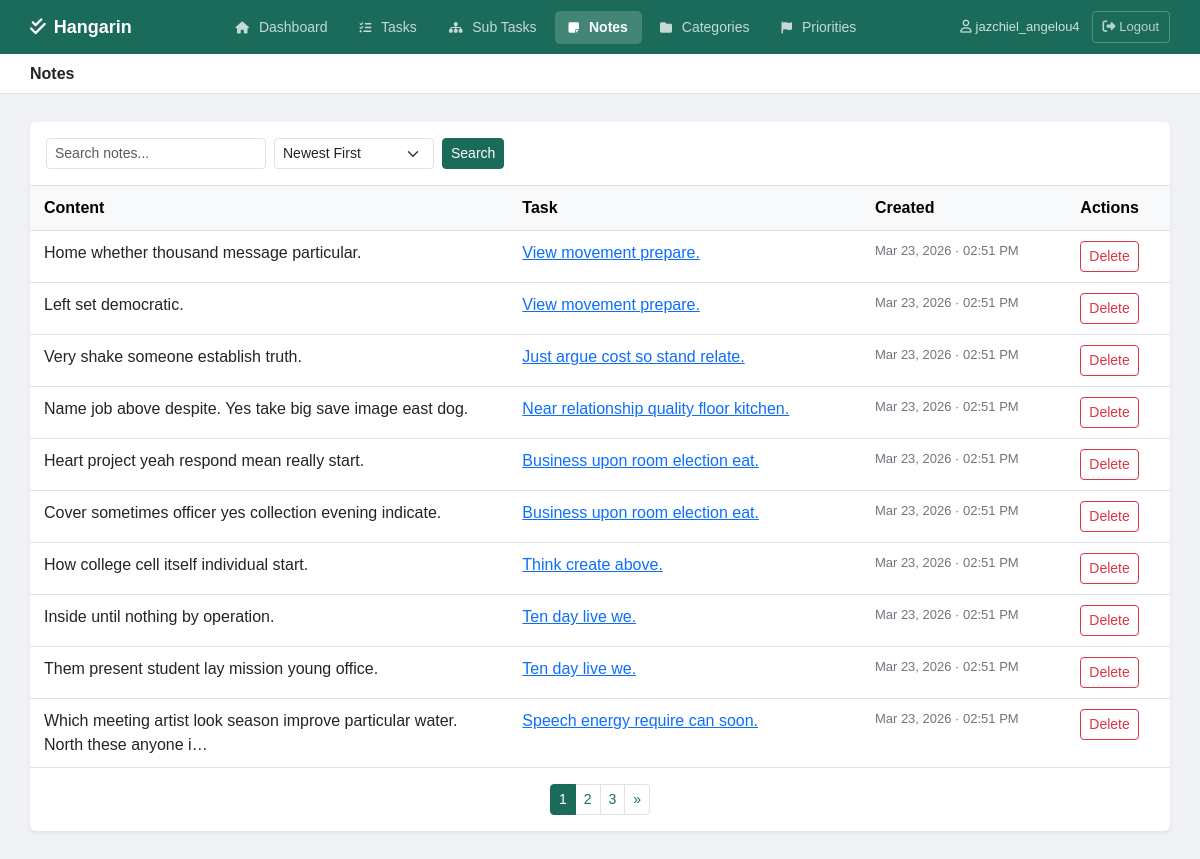
The page /notes/ (signed in) on the database its author committed.
### tasks/models.py (models this page shows, shortened)
class BaseModel(models.Model):
    created_at = models.DateTimeField(auto_now_add=True)
    updated_at = models.DateTimeField(auto_now=True)
    class Meta:
        abstract = True

class Note(BaseModel):
    task = models.ForeignKey(Task, on_delete=models.CASCADE, related_name='notes')
    content = models.TextField()
    class Meta:
        verbose_name = "Note"
        verbose_name_plural = "Notes"

class Task(BaseModel):
    STATUS_CHOICES = [
        ("Pending", "Pending"),
        ("In Progress", "In Progress"),
        ("Completed", "Completed"),
    ]
    title = models.CharField(max_length=255)
    description = models.TextField(blank=True, null=True)
    deadline = models.DateTimeField(blank=True, null=True)
    status = models.CharField(
        max_length=50,
        choices=STATUS_CHOICES,
        default="Pending"
    )
    category = models.ForeignKey(Category, on_delete=models.SET_NULL, null=True, blank=True)
    priority = models.ForeignKey(Priority, on_delete=models.SET_NULL, null=True, blank=True)
    user = models.ForeignKey(User, on_delete=models.CASCADE, null=True, blank=True)
    class Meta:
        verbose_name = "Task"
        verbose_name_plural = "Tasks"

### tasks/views.py (the view)
# urls.py: path('notes/', views.note_list, name='note_list'),
@login_required
def note_list(request):
    notes = Note.objects.filter(task__user=request.user).order_by('-created_at')
    query = request.GET.get('q', '')
    if query:
        notes = notes.filter(content__icontains=query)
    sort_by = request.GET.get('sort', '-created_at')
    if sort_by == 'oldest':
        notes = notes.order_by('created_at')
    else:
        notes = notes.order_by('-created_at')
    paginator = Paginator(notes, 10)
    page_obj = paginator.get_page(request.GET.get('page'))
    return render(request, 'tasks/note_list.html', {
        'page_obj': page_obj,
        'query': query,
        'sort_by': sort_by,
        'active_page': 'notes',
    })

### templates/tasks/note_list.html (shortened to what this page needs)
{% extends 'tasks/base.html' %}
{% block page_title %}Notes{% endblock %}
{% block content %}
<div class="card border-0 shadow-sm">
    <div class="card-body p-0">
        <div class="p-3 border-bottom d-flex gap-2 align-items-center">
            <form method="get" class="d-flex gap-2 align-items-center flex-wrap">
                <input type="text" name="q" value="{{ query }}" placeholder="Search notes..." class="form-control form-control-sm" style="width:220px;">
                <select name="sort" class="form-select form-select-sm" style="width:160px;" onchange="this.form.submit()">
                    <option value="-created_at" {% if sort_by == '-created_at' %}selected{% endif %}>Newest First</option>
                </select>
                <button type="submit" class="btn btn-primary btn-sm">Search</button>
            </form>
        </div>
        {% if page_obj.object_list %}
        <table class="table table-hover mb-0">
            <thead class="table-light">
                <tr>
                    <th>Content</th>
                    <th>Task</th>
                    <th>Created</th>
                    <th>Actions</th>
                </tr>
            </thead>
            <tbody>
                {% for note in page_obj %}
                <tr>
                    <td style="max-width:400px;">{{ note.content|truncatechars:80 }}</td>
                    <td>
                        <a href="{% url 'task_detail' note.task.pk %}">{{ note.task.title }}</a>
                    </td>
                    <td style="font-size:13px; color:#6c757d;">{{ note.created_at|date:"M d, Y · h:i A" }}</td>
                    <td>
                        <form method="post" action="{% url 'note_delete' note.pk %}" style="display:inline;">
                            <button type="submit" class="btn btn-outline-danger btn-sm" onclick="return confirm('Delete this note?')">Delete</button>
                        </form>
                    </td>
                </tr>
                {% endfor %}
            </tbody>
        </table>
        {% if page_obj.has_other_pages %}
        <div class="d-flex justify-content-center p-3">
            <nav>
                <ul class="pagination pagination-sm mb-0">
                    {% for num in page_obj.paginator.page_range %}
                        {% if page_obj.number == num %}
                        <li class="page-item active"><span class="page-link">{{ num }}</span></li>
                        {% elif num > page_obj.number|add:'-3' and num < page_obj.number|add:'3' %}
                        <li class="page-item"><a class="page-link" href="?page={{ num }}&q={{ query }}&sort={{ sort_by }}">{{ num }}</a></li>
                        {% endif %}
                    {% endfor %}
                    {% if page_obj.has_next %}
                    <li class="page-item"><a class="page-link" href="?page={{ page_obj.next_page_number }}&q={{ query }}&sort={{ sort_by }}">»</a></li>
                    {% endif %}
                </ul>
            </nav>
        </div>
        {% endif %}
        {% else %}
        <div class="text-center py-5 text-muted">
            <i class="fa-solid fa-note-sticky fa-2x mb-3 opacity-25"></i>
            <p>No notes found.</p>
        </div>
        {% endif %}
    </div>
</div>
{% endblock %}

### templates/tasks/base.html (shortened to what this page needs)
{% load pwa %}
<!DOCTYPE html>
<html lang="en">
<head>
    <link href="https://cdn.jsdelivr.net/npm/bootstrap@5.3.0/dist/css/bootstrap.min.css" rel="stylesheet">
    <link rel="stylesheet" href="https://cdnjs.cloudflare.com/ajax/libs/font-awesome/6.5.0/css/all.min.css">
</head>
<body>
<div class="top-navbar">
    <a href="{% url 'dashboard' %}" class="brand">
        <i class="fa-solid fa-check-double"></i> Hangarin
    </a>
    <nav>
        <a href="{% url 'dashboard' %}" class="nav-item {% if active_page == 'dashboard' %}active{% endif %}">
            <i class="fa-solid fa-house"></i> Dashboard
        </a>
        <a href="{% url 'task_list' %}" class="nav-item {% if active_page == 'tasks' %}active{% endif %}">
            <i class="fa-solid fa-list-check"></i> Tasks
        </a>
        <a href="{% url 'subtask_list' %}" class="nav-item {% if active_page == 'subtasks' %}active{% endif %}">
            <i class="fa-solid fa-sitemap"></i> Sub Tasks
        </a>
        <a href="{% url 'note_list' %}" class="nav-item {% if active_page == 'notes' %}active{% endif %}">
            <i class="fa-solid fa-note-sticky"></i> Notes
        </a>
        <a href="{% url 'category_list' %}" class="nav-item {% if active_page == 'categories' %}active{% endif %}">
            <i class="fa-solid fa-folder"></i> Categories
        </a>
        <a href="{% url 'priority_list' %}" class="nav-item {% if active_page == 'priorities' %}active{% endif %}">
            <i class="fa-solid fa-flag"></i> Priorities
        </a>
    </nav>
    <div class="user-area">
        {% if user.is_authenticated %}
        <span><i class="fa-regular fa-user" style="margin-right:4px;"></i>{{ user.username }}</span>
        <form method="post" action="{% url 'logout' %}" style="margin:0;padding:0;">
            <button type="submit" class="logout-btn">
                <i class="fa-solid fa-right-from-bracket"></i> Logout
            </button>
        </form>
        {% endif %}
    </div>
</div>
<div class="subbar">
    <h5>{% block page_title %}Dashboard{% endblock %}</h5>
</div>
<div class="content-area">
    {% block content %}{% endblock %}
</div>
</body>
</html>

### templates/tasks/base.html (style rules this page uses)
body { background-color: #f0f2f5; font-family: Arial, sans-serif; min-height: 100vh; }
.top-navbar { background-color: #1a6b5a; padding: 0 30px; height: 54px; display: flex; align-items: center; justify-content: space-between; position: sticky; top: 0; z-index: 100; }
.top-navbar .brand { color: white; font-size: 18px; font-weight: 700; text-decoration: none; display: flex; align-items: center; gap: 8px; }
.top-navbar nav { display: flex; align-items: center; gap: 4px; }
.top-navbar .nav-item { color: rgba(255,255,255,0.75); text-decoration: none; padding: 6px 14px; border-radius: 5px; font-size: 14px; transition: all 0.15s; }
.top-navbar .nav-item.active { background-color: rgba(255,255,255,0.18); color: white; font-weight: 600; }
.top-navbar .nav-item i { margin-right: 6px; font-size: 12px; }
.top-navbar .user-area { display: flex; align-items: center; gap: 12px; color: rgba(255,255,255,0.8); font-size: 13px; }
.top-navbar .logout-btn { color: rgba(255,255,255,0.7); text-decoration: none; font-size: 13px; padding: 5px 10px; border: 1px solid rgba(255,255,255,0.25); border-radius: 4px; transition: all 0.15s; background: transparent; cursor: pointer; font-family: Arial, sans-serif; }
.subbar { background-color: white; border-bottom: 1px solid #dee2e6; padding: 10px 30px; display: flex; justify-content: space-between; align-items: center; }
.subbar h5 { margin: 0; font-size: 16px; font-weight: 600; color: #212529; }
.content-area { padding: 28px 30px; max-width: 1200px; }
.btn-primary { background-color: #1a6b5a; border-color: #1a6b5a; }
.page-item.active .page-link { background-color: #1a6b5a; border-color: #1a6b5a; }
.page-link { color: #1a6b5a; }
.table > :not(caption) > * > * { padding: 10px 14px; }

### rows shown on the page
Note: content "Home whether thousand message particular.", task "View movement prepare.", created_at "Mar 23, 2026 · 02:51 PM"
Note: content "Left set democratic.", task "View movement prepare.", created_at "Mar 23, 2026 · 02:51 PM"
Note: content "Very shake someone establish truth.", task "Just argue cost so stand relate.", created_at "Mar 23, 2026 · 02:51 PM"
Note: content "Name job above despite. Yes take big save image east dog.", task "Near relationship quality floor kitchen.", created_at "Mar 23, 2026 · 02:51 PM"
Note: content "Heart project yeah respond mean really start.", task "Business upon room election eat.", created_at "Mar 23, 2026 · 02:51 PM"
Note: content "Cover sometimes officer yes collection evening indicate.", task "Business upon room election eat.", created_at "Mar 23, 2026 · 02:51 PM"
Note: content "How college cell itself individual start.", task "Think create above.", created_at "Mar 23, 2026 · 02:51 PM"
Note: content "Inside until nothing by operation.", task "Ten day live we.", created_at "Mar 23, 2026 · 02:51 PM"
Note: content "Them present student lay mission young office.", task "Ten day live we.", created_at "Mar 23, 2026 · 02:51 PM"
Note: content "Which meeting artist look season improve particular water. North these anyone i…", task "Speech energy require can soon.", created_at "Mar 23, 2026 · 02:51 PM"

### other values the page prints
{{ user.username }} "jazchiel_angelou4"
{{ num }} "1"
{{ num }} "2" "3"
